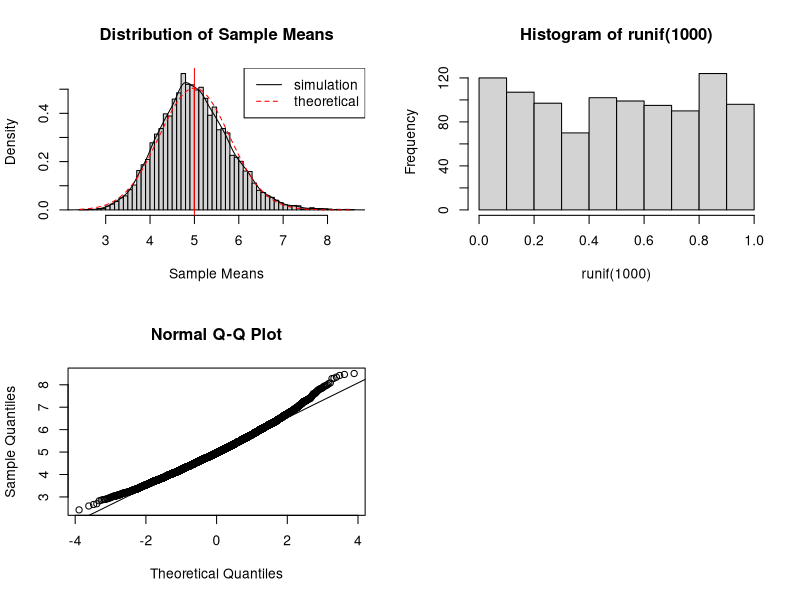

Here is the R script that generated this plot:
## ---- chunk 1
library(knitr)
## ---- chunk 2
#Set the random seed so that our random values reproducible. 
set.seed(1)

#Set our Lambda value
lambda <- 0.2;
#Set our random variables value
n <- 40;
#Set our number of simulations
sim <- 10000;

#Set our plotting parameters to create a 2x2 plot
par(mfrow = c(2,2))

#Run the simulations
sim.results <- matrix(rexp(sim*n, rate=lambda), sim, n)
row.means <- rowMeans(sim.results)
## ---- chunk 3
# Display a histrogram showing the distribution of sample means
hist(row.means, breaks=50, prob=TRUE,
     main="Distribution of Sample Means",
     xlab="Sample Means")

# Show the density of the sample means
lines(density(row.means))
# Show the theoretical center of our distribution
abline(v=1/lambda, col="red")
# show the theoretical density of sample means
xfit <- seq(min(row.means), max(row.means), length=100)
yfit <- dnorm(xfit, mean=1/lambda, sd=(1/lambda/sqrt(n)))
lines(xfit, yfit, pch=22, col="red", lty=2)
# add a legend for clarity
legend('topright', c("simulation", "theoretical"), lty=c(1,2), col=c("black", "red"))
## ---- chunk 4
hist(runif(1000))
## ---- chunk 5
qqnorm(row.means); qqline(row.means)
